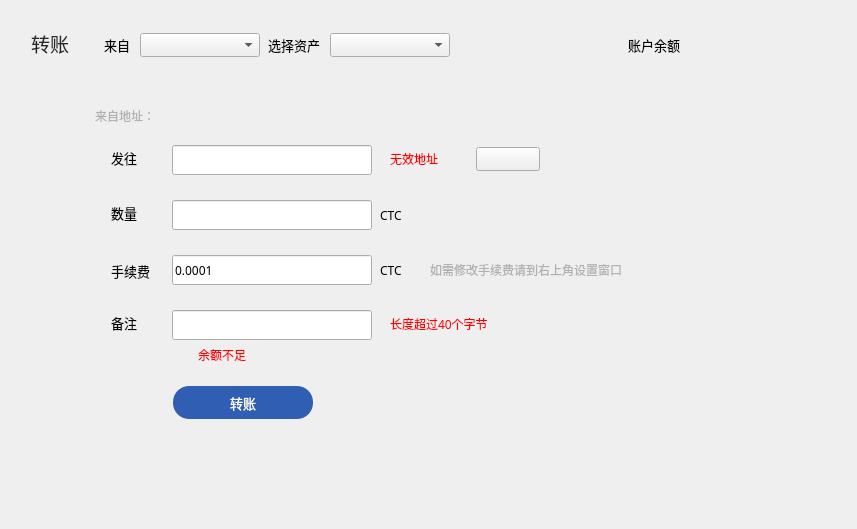
<?xml version="1.0" encoding="UTF-8"?>
<ui version="4.0">
 <class>TransferPage</class>
 <widget class="QWidget" name="TransferPage">
  <property name="geometry">
   <rect>
    <x>0</x>
    <y>0</y>
    <width>857</width>
    <height>529</height>
   </rect>
  </property>
  <property name="font">
   <font>
    <family>微软雅黑</family>
   </font>
  </property>
  <property name="windowTitle">
   <string>Form</string>
  </property>
  <property name="styleSheet">
   <string notr="true"/>
  </property>
  <widget class="QLabel" name="balanceLabel">
   <property name="geometry">
    <rect>
     <x>692</x>
     <y>25</y>
     <width>271</width>
     <height>30</height>
    </rect>
   </property>
   <property name="font">
    <font>
     <family>微软雅黑</family>
     <pointsize>20</pointsize>
    </font>
   </property>
   <property name="text">
    <string/>
   </property>
  </widget>
  <widget class="QLabel" name="addressLabel2">
   <property name="geometry">
    <rect>
     <x>90</x>
     <y>100</y>
     <width>65</width>
     <height>31</height>
    </rect>
   </property>
   <property name="font">
    <font>
     <family>微软雅黑</family>
    </font>
   </property>
   <property name="styleSheet">
    <string notr="true">color: rgb(177,177,177);</string>
   </property>
   <property name="text">
    <string>来自地址：</string>
   </property>
   <property name="alignment">
    <set>Qt::AlignRight|Qt::AlignTrailing|Qt::AlignVCenter</set>
   </property>
  </widget>
  <widget class="QLabel" name="balanceLabel2">
   <property name="geometry">
    <rect>
     <x>619</x>
     <y>33</y>
     <width>61</width>
     <height>24</height>
    </rect>
   </property>
   <property name="font">
    <font>
     <family>微软雅黑</family>
     <pointsize>10</pointsize>
    </font>
   </property>
   <property name="text">
    <string>账户余额</string>
   </property>
   <property name="alignment">
    <set>Qt::AlignRight|Qt::AlignTrailing|Qt::AlignVCenter</set>
   </property>
  </widget>
  <widget class="QLabel" name="addressLabel">
   <property name="geometry">
    <rect>
     <x>170</x>
     <y>100</y>
     <width>500</width>
     <height>31</height>
    </rect>
   </property>
   <property name="font">
    <font>
     <family>微软雅黑</family>
     <pointsize>12</pointsize>
    </font>
   </property>
   <property name="styleSheet">
    <string notr="true">QLabel{color: rgb(177, 177, 177);}</string>
   </property>
   <property name="text">
    <string/>
   </property>
   <property name="textInteractionFlags">
    <set>Qt::TextSelectableByMouse</set>
   </property>
  </widget>
  <widget class="QLabel" name="changeAccountLabel">
   <property name="geometry">
    <rect>
     <x>95</x>
     <y>33</y>
     <width>35</width>
     <height>24</height>
    </rect>
   </property>
   <property name="font">
    <font>
     <family>微软雅黑</family>
     <pointsize>10</pointsize>
    </font>
   </property>
   <property name="text">
    <string>来自</string>
   </property>
   <property name="alignment">
    <set>Qt::AlignRight|Qt::AlignTrailing|Qt::AlignVCenter</set>
   </property>
  </widget>
  <widget class="QLabel" name="messageLabel">
   <property name="geometry">
    <rect>
     <x>111</x>
     <y>315</y>
     <width>51</width>
     <height>16</height>
    </rect>
   </property>
   <property name="font">
    <font>
     <family>微软雅黑</family>
     <pointsize>10</pointsize>
    </font>
   </property>
   <property name="text">
    <string>备注</string>
   </property>
  </widget>
  <widget class="QLineEdit" name="messageLineEdit">
   <property name="geometry">
    <rect>
     <x>172</x>
     <y>310</y>
     <width>200</width>
     <height>30</height>
    </rect>
   </property>
   <property name="contextMenuPolicy">
    <enum>Qt::DefaultContextMenu</enum>
   </property>
  </widget>
  <widget class="QLabel" name="sendtoLabel">
   <property name="geometry">
    <rect>
     <x>111</x>
     <y>150</y>
     <width>51</width>
     <height>16</height>
    </rect>
   </property>
   <property name="font">
    <font>
     <family>微软雅黑</family>
     <pointsize>10</pointsize>
    </font>
   </property>
   <property name="text">
    <string>发往</string>
   </property>
  </widget>
  <widget class="QLabel" name="amountLabel">
   <property name="geometry">
    <rect>
     <x>111</x>
     <y>205</y>
     <width>51</width>
     <height>16</height>
    </rect>
   </property>
   <property name="font">
    <font>
     <family>微软雅黑</family>
     <pointsize>10</pointsize>
    </font>
   </property>
   <property name="text">
    <string>数量</string>
   </property>
  </widget>
  <widget class="QToolButton" name="sendBtn">
   <property name="geometry">
    <rect>
     <x>173</x>
     <y>386</y>
     <width>140</width>
     <height>33</height>
    </rect>
   </property>
   <property name="font">
    <font>
     <family>微软雅黑</family>
     <pointsize>10</pointsize>
    </font>
   </property>
   <property name="cursor">
    <cursorShape>PointingHandCursor</cursorShape>
   </property>
   <property name="focusPolicy">
    <enum>Qt::NoFocus</enum>
   </property>
   <property name="styleSheet">
    <string notr="true">QToolButton{background-color:rgb(47,94,178);color:#ffffff;border:none;border-radius:16px;}
QToolButton:hover{background-color:rgb(0, 26, 73);}
QToolButton:disabled{background-color:#cecece;}</string>
   </property>
   <property name="text">
    <string>转账</string>
   </property>
  </widget>
  <widget class="QLineEdit" name="amountLineEdit">
   <property name="geometry">
    <rect>
     <x>172</x>
     <y>200</y>
     <width>200</width>
     <height>30</height>
    </rect>
   </property>
   <property name="contextMenuPolicy">
    <enum>Qt::DefaultContextMenu</enum>
   </property>
   <property name="maxLength">
    <number>20</number>
   </property>
  </widget>
  <widget class="QLabel" name="amountAssetLabel">
   <property name="geometry">
    <rect>
     <x>380</x>
     <y>207</y>
     <width>150</width>
     <height>16</height>
    </rect>
   </property>
   <property name="font">
    <font>
     <family>微软雅黑</family>
    </font>
   </property>
   <property name="styleSheet">
    <string notr="true"/>
   </property>
   <property name="text">
    <string>CTC</string>
   </property>
  </widget>
  <widget class="QLabel" name="feeLabel">
   <property name="geometry">
    <rect>
     <x>111</x>
     <y>260</y>
     <width>51</width>
     <height>21</height>
    </rect>
   </property>
   <property name="font">
    <font>
     <family>微软雅黑</family>
     <pointsize>10</pointsize>
    </font>
   </property>
   <property name="text">
    <string>手续费</string>
   </property>
  </widget>
  <widget class="QLineEdit" name="feeLineEdit">
   <property name="geometry">
    <rect>
     <x>172</x>
     <y>255</y>
     <width>200</width>
     <height>30</height>
    </rect>
   </property>
   <property name="cursor">
    <cursorShape>IBeamCursor</cursorShape>
   </property>
   <property name="contextMenuPolicy">
    <enum>Qt::DefaultContextMenu</enum>
   </property>
   <property name="text">
    <string>0.0001</string>
   </property>
   <property name="maxLength">
    <number>20</number>
   </property>
   <property name="readOnly">
    <bool>false</bool>
   </property>
  </widget>
  <widget class="QLabel" name="unitLabel2">
   <property name="geometry">
    <rect>
     <x>380</x>
     <y>262</y>
     <width>150</width>
     <height>16</height>
    </rect>
   </property>
   <property name="font">
    <font>
     <family>微软雅黑</family>
    </font>
   </property>
   <property name="styleSheet">
    <string notr="true"/>
   </property>
   <property name="text">
    <string>CTC</string>
   </property>
  </widget>
  <widget class="QLabel" name="tipLabel3">
   <property name="geometry">
    <rect>
     <x>198</x>
     <y>347</y>
     <width>161</width>
     <height>16</height>
    </rect>
   </property>
   <property name="cursor">
    <cursorShape>ArrowCursor</cursorShape>
   </property>
   <property name="styleSheet">
    <string notr="true">color: rgb(255, 0, 0);</string>
   </property>
   <property name="text">
    <string>余额不足</string>
   </property>
  </widget>
  <widget class="QLabel" name="tipLabel4">
   <property name="geometry">
    <rect>
     <x>390</x>
     <y>149</y>
     <width>81</width>
     <height>20</height>
    </rect>
   </property>
   <property name="styleSheet">
    <string notr="true">color: rgb(255, 0, 0);</string>
   </property>
   <property name="text">
    <string>无效地址</string>
   </property>
  </widget>
  <widget class="QToolButton" name="addContactBtn">
   <property name="geometry">
    <rect>
     <x>476</x>
     <y>147</y>
     <width>64</width>
     <height>24</height>
    </rect>
   </property>
   <property name="cursor">
    <cursorShape>PointingHandCursor</cursorShape>
   </property>
   <property name="focusPolicy">
    <enum>Qt::NoFocus</enum>
   </property>
   <property name="text">
    <string/>
   </property>
  </widget>
  <widget class="QLabel" name="delegateLabel2">
   <property name="geometry">
    <rect>
     <x>31</x>
     <y>31</y>
     <width>60</width>
     <height>24</height>
    </rect>
   </property>
   <property name="font">
    <font>
     <family>微软雅黑</family>
     <pointsize>14</pointsize>
    </font>
   </property>
   <property name="styleSheet">
    <string notr="true">color: rgb(40, 40, 40);</string>
   </property>
   <property name="text">
    <string>转账</string>
   </property>
  </widget>
  <widget class="QLabel" name="tipLabel5">
   <property name="geometry">
    <rect>
     <x>176</x>
     <y>347</y>
     <width>16</width>
     <height>16</height>
    </rect>
   </property>
   <property name="text">
    <string/>
   </property>
  </widget>
  <widget class="QComboBox" name="accountComboBox">
   <property name="geometry">
    <rect>
     <x>140</x>
     <y>33</y>
     <width>120</width>
     <height>24</height>
    </rect>
   </property>
   <property name="font">
    <font>
     <family>微软雅黑</family>
     <weight>50</weight>
     <bold>false</bold>
    </font>
   </property>
   <property name="focusPolicy">
    <enum>Qt::NoFocus</enum>
   </property>
  </widget>
  <widget class="QLineEdit" name="sendtoLineEdit">
   <property name="geometry">
    <rect>
     <x>172</x>
     <y>145</y>
     <width>200</width>
     <height>30</height>
    </rect>
   </property>
   <property name="contextMenuPolicy">
    <enum>Qt::DefaultContextMenu</enum>
   </property>
  </widget>
  <widget class="QLabel" name="tipLabel6">
   <property name="geometry">
    <rect>
     <x>390</x>
     <y>314</y>
     <width>221</width>
     <height>20</height>
    </rect>
   </property>
   <property name="styleSheet">
    <string notr="true">color: rgb(255, 0, 0);</string>
   </property>
   <property name="text">
    <string>长度超过40个字节</string>
   </property>
  </widget>
  <widget class="QLabel" name="changeAccountLabel_2">
   <property name="geometry">
    <rect>
     <x>260</x>
     <y>33</y>
     <width>60</width>
     <height>24</height>
    </rect>
   </property>
   <property name="font">
    <font>
     <family>微软雅黑</family>
     <pointsize>10</pointsize>
    </font>
   </property>
   <property name="text">
    <string>选择资产</string>
   </property>
   <property name="alignment">
    <set>Qt::AlignRight|Qt::AlignTrailing|Qt::AlignVCenter</set>
   </property>
  </widget>
  <widget class="QComboBox" name="assetComboBox">
   <property name="geometry">
    <rect>
     <x>330</x>
     <y>33</y>
     <width>120</width>
     <height>24</height>
    </rect>
   </property>
   <property name="font">
    <font>
     <family>微软雅黑</family>
     <weight>50</weight>
     <bold>false</bold>
    </font>
   </property>
   <property name="focusPolicy">
    <enum>Qt::NoFocus</enum>
   </property>
  </widget>
  <widget class="QLabel" name="contactLabel">
   <property name="geometry">
    <rect>
     <x>550</x>
     <y>149</y>
     <width>241</width>
     <height>20</height>
    </rect>
   </property>
   <property name="styleSheet">
    <string notr="true">color: rgb(0, 138, 254);</string>
   </property>
   <property name="text">
    <string/>
   </property>
  </widget>
  <widget class="QLabel" name="amountLabel_2">
   <property name="geometry">
    <rect>
     <x>430</x>
     <y>262</y>
     <width>391</width>
     <height>16</height>
    </rect>
   </property>
   <property name="font">
    <font>
     <family>微软雅黑</family>
     <pointsize>9</pointsize>
    </font>
   </property>
   <property name="styleSheet">
    <string notr="true">color: rgb(177,177,177);</string>
   </property>
   <property name="text">
    <string>如需修改手续费请到右上角设置窗口</string>
   </property>
  </widget>
 </widget>
 <tabstops>
  <tabstop>amountLineEdit</tabstop>
  <tabstop>feeLineEdit</tabstop>
  <tabstop>messageLineEdit</tabstop>
  <tabstop>sendBtn</tabstop>
  <tabstop>addContactBtn</tabstop>
 </tabstops>
 <resources/>
 <connections/>
</ui>
